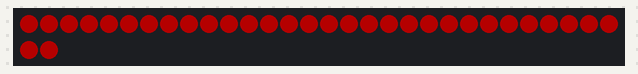
A sketch run on a simulated Arduino Uno, built with avr-gcc and run on an emulated ATmega328P. Shown: 32 RGB LEDs in strip order, left to right, continuing on the next row. Dim RGB values are drawn brighter than linear.

Above: at 0.15 s.
At 5.05 s:
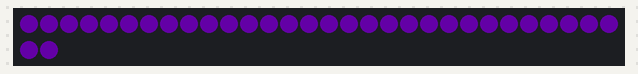
At 9.98 s:
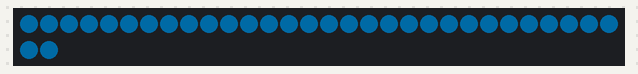
At 20.14 s:
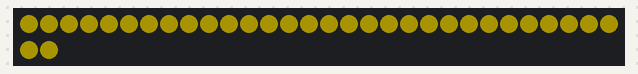
At 29.65 s:
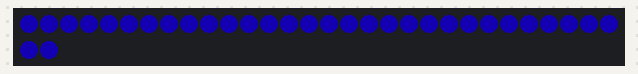
At 39.81 s:
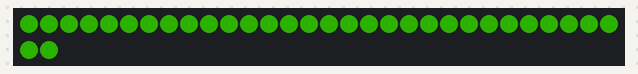

The sketch:

example-02-for-loop-hue.ino
```cpp
//
// Arduino Light Studies examples
// Jonas Vorwerk 2018
// https://jonasvorwerk.nl
//

#include "FastLED.h"

// How many leds in your strip?
#define NUM_LEDS 32

#define DATA_PIN    13
#define CLOCK_PIN   12
#define LED_TYPE    APA102
#define COLOR_ORDER BGR

int hue = 0;

// Define the array of leds
CRGB leds[NUM_LEDS];

void setup() {
  //FastLED.addLeds<LED_TYPE, DATA_PIN>(leds, NUM_LEDS);
  //FastLED.addLeds<LED_TYPE,DATA_PIN,COLOR_ORDER>(leds, NUM_LEDS);
  FastLED.addLeds<LED_TYPE,DATA_PIN,CLOCK_PIN,COLOR_ORDER>(leds, NUM_LEDS);
  FastLED.setBrightness(64);
  FastLED.clear();
}

void loop() {

  for(int i = 0; i < NUM_LEDS; i++) {
    leds[i] = CHSV(hue, 255, 255);
  }

  if(hue > 255) {
    hue = 0;
  } else {
    hue++;
  }

  FastLED.show();
  delay(10);

}
```
